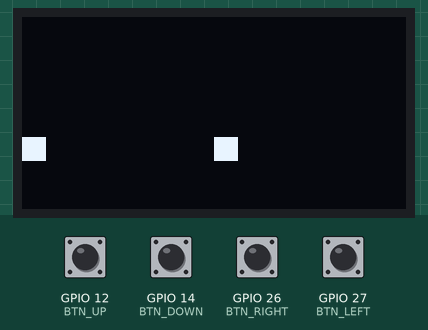
A program run on a simulated ESP32. Shown: 128×64 one-colour display. Inputs (shaded band) come from the test bench; at power-on: GPIO 12 (BTN_UP), GPIO 14 (BTN_DOWN), GPIO 26 (BTN_RIGHT), GPIO 27 (BTN_LEFT) HIGH. Random numbers use the default seed unless the program sets one.

Above: at 2.8 s.
2.9 s: GPIO 14 (BTN_DOWN) pulled LOW for 1 s
At 6.5 s:
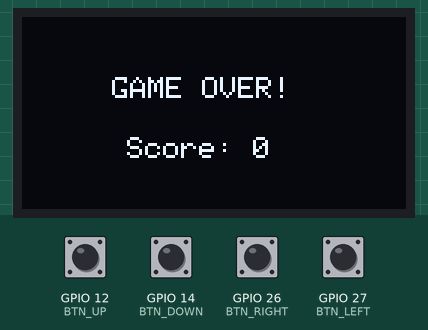
6.9 s: GPIO 14 (BTN_DOWN) pulled LOW for 1 s
At 8.0 s:
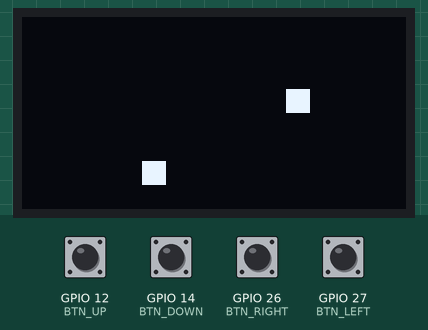
10.9 s: GPIO 12 (BTN_UP) pulled LOW for 0.15 s
At 11.7 s:
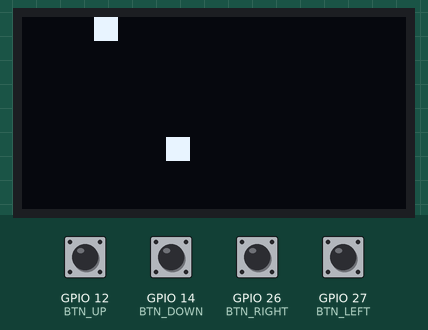
13.7 s: GPIO 12 (BTN_UP) pulled LOW for 1 s
At 15.1 s:
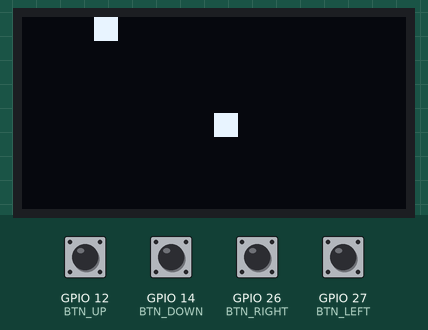
16.8 s: GPIO 26 (BTN_RIGHT) pulled LOW for 1 s
At 18.2 s:
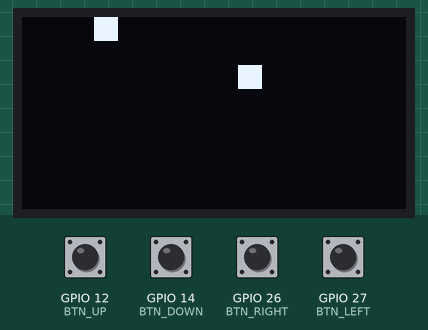
Timing chart, 0 to 19.8 s (numbered marks = the images above; inputs shaded):
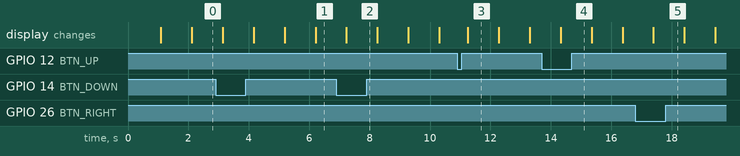

The program:

main.cpp
```cpp
#include <Arduino.h>
#include <Wire.h>
#include <Adafruit_GFX.h>
#include <Adafruit_SSD1306.h>

#define SCREEN_WIDTH 128
#define SCREEN_HEIGHT 64
#define GRID 8 // Розмір однієї клітинки 8х8 пікселів (сітка 16 на 8)

Adafruit_SSD1306 display(SCREEN_WIDTH, SCREEN_HEIGHT, &Wire, -1);

// Піни кнопок керування
#define BTN_UP 12
#define BTN_DOWN 14
#define BTN_LEFT 27
#define BTN_RIGHT 26

// Змінні гри
int snakeHeadX = 5;
int snakeHeadY = 5;
int snakeTailX[100];
int snakeTailY[100];
int tailLength = 0;
int fruitX, fruitY;
int player_score = 0;
bool gameOver = false;

char currentDir = 'd'; // Початковий рух вправо (d)

// Функція спавну фрукта
void spawnFruit() {
    bool isFruitInSnake;
    do {
        isFruitInSnake = false;
        fruitX = random(0, SCREEN_WIDTH / GRID);
        fruitY = random(0, SCREEN_HEIGHT / GRID);

        // Перевірка голови
        if (fruitX == snakeHeadX && fruitY == snakeHeadY) isFruitInSnake = true;

        // Перевірка хвоста
        for (int i = 0; i < tailLength; i++) {
            if (fruitX == snakeTailX[i] && fruitY == snakeTailY[i]) {
                isFruitInSnake = true;
                break;
            }
        }
    } while (isFruitInSnake);
}

void setup() {
    Serial.begin(115200);

    // Ввімкнення дисплея
    if(!display.begin(SSD1306_SWITCHCAPVCC, 0x3C)) {
        Serial.println(F("Помилка дисплея"));
        for(;;);
    }

    // Налаштування пінів кнопок на вхід з внутрішньою підтяжкою до плюса
    pinMode(BTN_UP, INPUT_PULLUP);
    pinMode(BTN_DOWN, INPUT_PULLUP);
    pinMode(BTN_LEFT, INPUT_PULLUP);
    pinMode(BTN_RIGHT, INPUT_PULLUP);

    // Хардварний рандом для генератора (щоб яблука завжди були в різних місцях)
    randomSeed(analogRead(34));
    spawnFruit();
}

void loop() {
    // Екран програшу
    if (gameOver) {
        display.clearDisplay();
        display.setTextSize(1);
        display.setTextColor(SSD1306_WHITE);
        display.setCursor(30, 20);
        display.println("GAME OVER!");
        display.setCursor(35, 40);
        display.print("Score: ");
        display.print(player_score);
        display.display();

        // Якщо натиснули будь-яку кнопку (сигнал падає в LOW) - рестарт гри
        if (digitalRead(BTN_UP) == LOW || digitalRead(BTN_DOWN) == LOW ||
            digitalRead(BTN_LEFT) == LOW || digitalRead(BTN_RIGHT) == LOW) {

            gameOver = false;
            tailLength = 0;
            player_score = 0;
            snakeHeadX = 5;
            snakeHeadY = 5;
            currentDir = 'd';
            spawnFruit();
            delay(300); // Захист від того, щоб гра одразу не зчитала натискання як рух
        }
        return; // Виіхд з loop, поки гравець не натисне кнопку
    }

    // Читання кнопок
    // Кнопка замикає на землю (GND), тому натиснутий стан — це LOW (0)
    if (digitalRead(BTN_UP) == LOW && currentDir != 's') currentDir = 'w';
    if (digitalRead(BTN_DOWN) == LOW && currentDir != 'w') currentDir = 's';
    if (digitalRead(BTN_LEFT) == LOW && currentDir != 'd') currentDir = 'a';
    if (digitalRead(BTN_RIGHT) == LOW && currentDir != 'a') currentDir = 'd';

    // Зсув хвоста
    for (int i = tailLength - 1; i > 0; i--) {
        snakeTailX[i] = snakeTailX[i - 1];
        snakeTailY[i] = snakeTailY[i - 1];
    }
    if (tailLength > 0) {
        snakeTailX[0] = snakeHeadX;
        snakeTailY[0] = snakeHeadY;
    }

    // Рух голови
    switch (currentDir) {
        case 'w': snakeHeadY--; break;
        case 's': snakeHeadY++; break;
        case 'a': snakeHeadX--; break;
        case 'd': snakeHeadX++; break;
    }

    // Перевірка меж
    int maxWidth = SCREEN_WIDTH / GRID;
    int maxHeight = SCREEN_HEIGHT / GRID;

    if (snakeHeadX < 0 || snakeHeadX >= maxWidth || snakeHeadY < 0 || snakeHeadY >= maxHeight) {
        gameOver = true;
    }

    // Перевірка хвоста
    for (int i = 0; i < tailLength; i++) {
        if (snakeHeadX == snakeTailX[i] && snakeHeadY == snakeTailY[i]) {
            gameOver = true;
        }
    }

    // З'їдання фрукта
    if (snakeHeadX == fruitX && snakeHeadY == fruitY) {
        tailLength++;
        player_score += 10;
        spawnFruit();
    }

    // Малювання
    display.clearDisplay();

    // Фрукт
    display.fillRect(fruitX * GRID, fruitY * GRID, GRID, GRID, SSD1306_WHITE);

    // Голова
    display.fillRect(snakeHeadX * GRID, snakeHeadY * GRID, GRID, GRID, SSD1306_WHITE);

    // Хвіст
    for (int i = 0; i < tailLength; i++) {
        display.fillRect(snakeTailX[i] * GRID + 1, snakeTailY[i] * GRID + 1, GRID - 2, GRID - 2, SSD1306_WHITE);
    }

    display.display();

    // Швидкість гри в мілісекундах
    delay(1000);
}
```

Measured:
- after the input at 6.9 s, the display: changes after 0.33 s (image 2)
- after the input at 10.9 s, the display: changes after 0.35 s (image 3)
- what the display in image 3 shows lasts 1.1 s, from 11.2 s to 12.3 s
